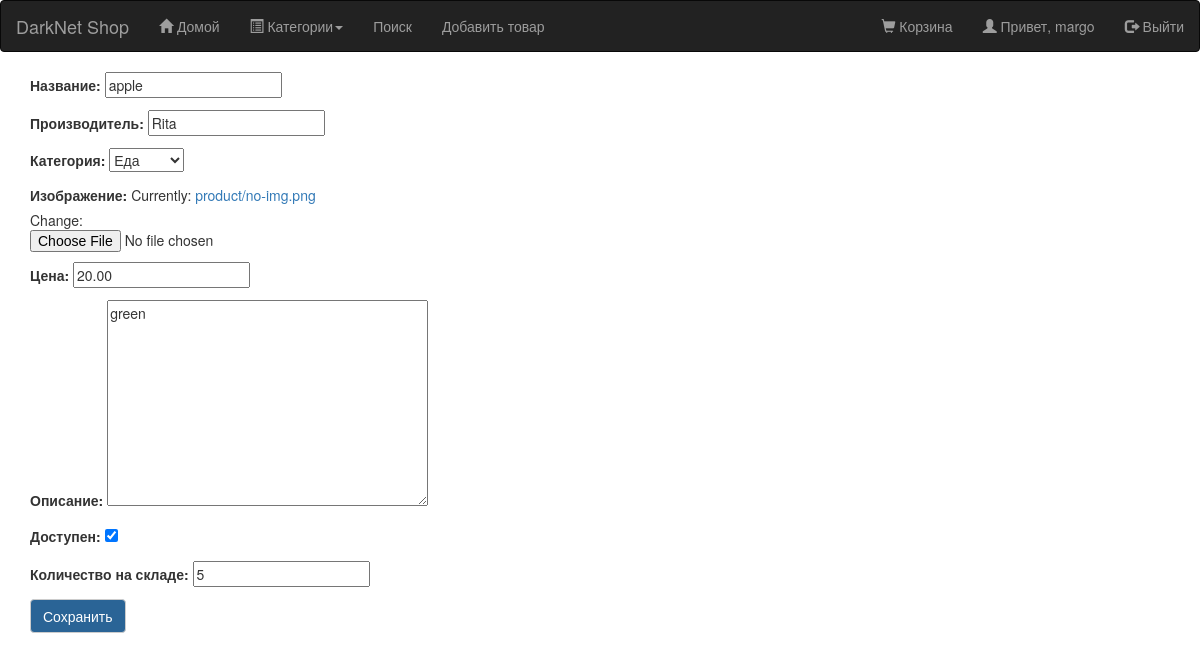
/product/26/apple/edit/ (signed in), run on the app's committed database.
### core_shop/models.py (models this page shows, shortened)
class Product(models.Model):
    category = models.ForeignKey(Category, related_name='Категория', verbose_name="Категория")
    name = models.CharField(max_length=255, unique=True, verbose_name="Название")
    brand = models.CharField(max_length = 50, verbose_name="Производитель")
    image = models.ImageField(upload_to='product/pictures', default = 'product/no-img.png', verbose_name='Изображение')
    slug = models.SlugField(max_length=255, unique=True, help_text='Уникальное значение для ULR продукта')
    description = models.TextField(blank=True, verbose_name="Описание")
    price = models.DecimalField(max_digits=10, decimal_places=2, verbose_name="Цена")
    count = models.PositiveIntegerField(verbose_name="Количество на складе")
    available = models.BooleanField(default=True, verbose_name="Доступен")
    created_at = models.DateTimeField(auto_now_add=True)
    updated_at = models.DateTimeField(auto_now=True)
    profile = models.ForeignKey(Profile, null=True,  related_name='Профиль')
    class Meta:
        db_table = 'products'
        ordering = ['name']
        index_together = [['id', 'slug']]
        verbose_name = "Продукт"
        verbose_name_plural = "Продукты"

class Category(models.Model):
    name = models.CharField(max_length=50, verbose_name='Категория')
    slug = models.SlugField(max_length=50, unique=True, help_text='Уникальное значение для URL категории')
    description = models.TextField(max_length = 2000)
    is_active = models.BooleanField(default = True)
    created_at = models.DateTimeField(auto_now_add = True)
    updated_at = models.DateTimeField(auto_now = True)
    class Meta:
        db_table = 'categories'
        ordering = ['name']
        verbose_name = 'Категория'
        verbose_name_plural = 'Категории'
    def __str__(self):
        return self.name

### core_shop/views.py (the view)
# urls.py: url(r'^product/(?P<id>\d+)/(?P<slug>[-\w]+)/edit/$', views.product_edit, name='product_edit'),
def product_edit(request, id, slug):
    product = get_object_or_404(Product, id = id, slug = slug)
    if request.user != product.profile.user or not request.user.is_authenticated:
        return redirect('/')
    if request.method == "POST":
        form = ProductForm(request.POST, instance = product)
        if form.is_valid():
            product = form.save(commit = False)
            product.created_at = timezone.now()
            product.updated_at = timezone.now()
            product.slug = slugify(unidecode(product.name))
            product.save()
            return redirect('/')
    else:
        form = ProductForm(instance = product)
        return render(request, 'shop/product/product_edit.html', {'form' : form})

### core_shop/forms.py
class ProductForm(forms.ModelForm):
    class Meta:
        model = Product
        fields = ('name', 'brand', 'category','image', 'price', 'description', 'available', 'count',  )

### cart/context_processors.py (called while the page is built)
def cart(request):
    return {'cart': Cart(request)}

### core_shop/templates/shop/product/product_edit.html (shortened to what this page needs)
{% extends 'shop/base.html' %}
{% load static %}
{% block content %}
	<form method = "POST" class = "post-form">{% csrf_token %}
		{{ form.as_p  }}
		<button type = "submit" class = "save btn btn-default">Сохранить</button>
	</form>
{% endblock %}

### core_shop/templates/shop/base.html (shortened to what this page needs)
{% load static %}
{% load tags %}
<!DOCTYPE html>
<html lang="en">
<head>
	<link rel="stylesheet" href="https://maxcdn.bootstrapcdn.com/bootstrap/3.3.7/css/bootstrap.min.css">
	<link rel="stylesheet" href="{% static "css/style.css" %}">
</head>
<body>
{% block nav %}
<nav class="navbar navbar-inverse">
	<div class="navbar-header">
		<a class="navbar-brand" href="/">DarkNet Shop</a>
	</div>
	<div id="navbarCollapse" class="collapse navbar-collapse">
		<ul class="nav navbar-nav">
			<li class="{% if request.resolver_match.url_name == "product_list" %}active{% endif %}"><a href="/"><span class="glyphicon glyphicon-home"></span> Домой</a></li>
			<li class=dropdown>
				<a class="dropdown-toggle" data-toggle="dropdown" href="#"><span class="glyphicon glyphicon-list-alt"></span> Категории<span class="caret"></span></a>
			</li>
			<li class="{% if request.resolver_match.url_name == "product_filter" %}active{% endif %}"><a href="/filter">Поиск</a></li>
			{% if user.profile.customer %}
			<li class="{% if request.resolver_match.url_name == "product_new" %}active{% endif %}"><a href="{% url 'core_shop:product_new' %}">Добавить товар</a></li>
			{% endif %}
		</ul>
	<ul class="nav navbar-nav navbar-right">
        {% if user.is_authenticated %}
		<li><a href="{% url 'cart:CartDetail' %}"><span class="glyphicon glyphicon-shopping-cart"></span> Корзина</a></li>
		<li><a href="#"><span class='glyphicon glyphicon-user'></span> Привет, {{ user.username  }}</a></li>
		<li><a href="/logout"><span class='glyphicon glyphicon-log-out'></span> Выйти</a></li>
		{% else  %}
		<li><a href="/login"><span class="glyphicon glyphicon-log-in"></span> Войти</a></li>
		{% endif %}
	</ul>
	</div>
</nav>
{% endblock  %}
<section id="content row" class="container">
	{% block content %}{% endblock %}
</section>
</body>
</html>

### core_shop/static/css/style.css (style rules this page uses)
.btn { background: #2a6496; color: white; }

### data on the page
Product: name "apple", brand "Rita", category "Еда", price "20.00", description "green", available "☑", count "5"

### other printed values
{{ user.username }} "margo"
